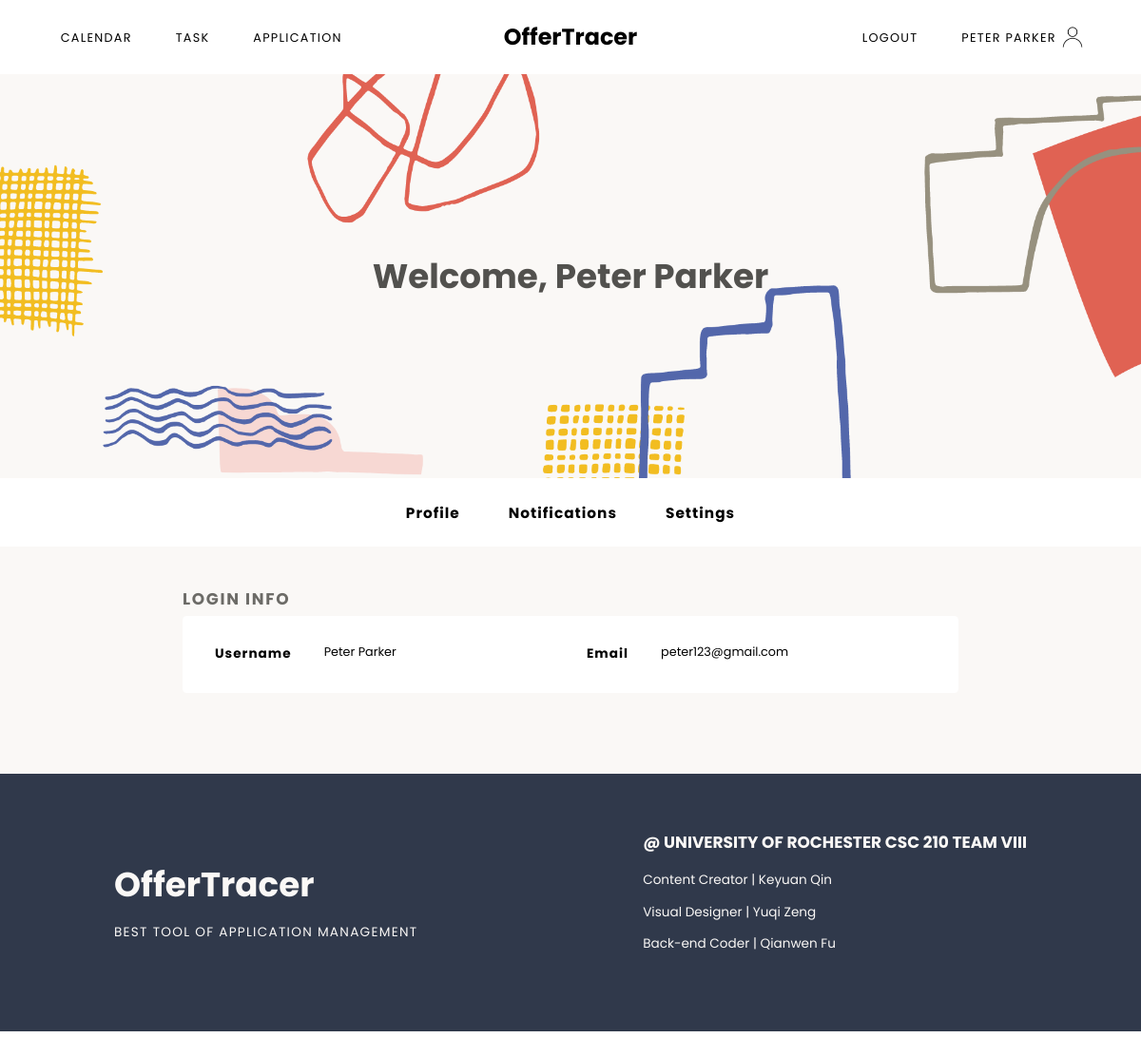
The page /dashboard (signed in) on the database as committed earlier.
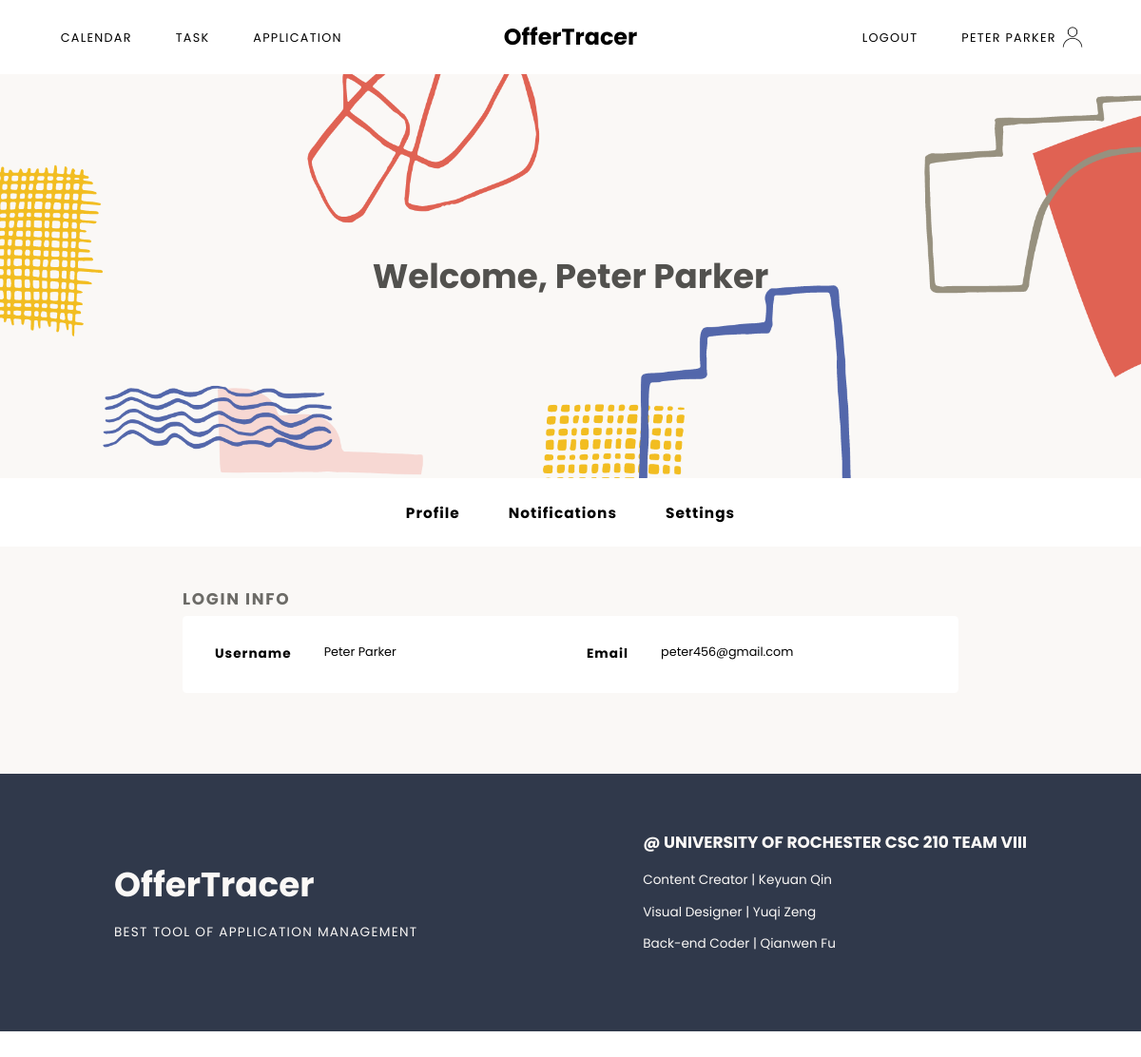
The same page on the database as committed later.
### models.py (models this page shows, shortened)
class User(UserMixin, db.Model):
	id = db.Column(db.Integer, primary_key=True)
	email = db.Column(db.String(100), unique=True, nullable=False)
	password = db.Column(db.String(100), nullable=False)
	name = db.Column(db.String(100), nullable=False)
	jobs = db.relationship('Job', backref='author', lazy=True)
	tasks = db.relationship('Task', backref='author', lazy=True)
	assessments = db.relationship('Assessment', backref='author', lazy=True)

### main.py (the view)
@main.route('/dashboard')
@login_required
def dashboard():
	return render_template('dashboard.html', name=current_user.name)

### app.py (called while the page is built)
@login_manager.user_loader
def load_user(user_id):
	return User.query.get(int(user_id))

### templates/dashboard.html (shortened to what this page needs)
{% extends "dashboardBase.html" %}
{% block dashboard %}
	<div class="dashContent">
		<h2>Login Info</h2>
		<div class="profileContent">
			<div class="profileItem">
				<h3>Username</h3>
				<p>{{current_user.name}}</p>
			</div>
			<div class="profileItem">
				<h3>Email</h3>
				<p>{{current_user.email}}</p>
			</div>
		</div>
	</div>
{% endblock %}

### templates/dashboardBase.html
{% extends "baseLogged.html" %}
{% block content %}
<div class="dashContainer">
<div class="dashHeader sectionContainer">
	<div class="content">
		<h1>Welcome, {{ name }}</h1>
	</div>
</div>
<nav class="dashMenu">
	<a href="{{url_for('main.dashboard')}}">Profile</a>
	<a href="{{url_for('main.preference')}}">Notifications</a>
	<a href="{{url_for('main.account')}}">Settings</a>
</nav>
<div class="dashContentContainer">
	{% block dashboard %}
	{% endblock %}
</div>
</div>
{% endblock %}

### templates/baseLogged.html (shortened to what this page needs)
<!DOCTYPE html>
<html lang="en">
<head>
	<link rel="stylesheet" type="text/css" href="{{ url_for('static', filename='css/nav.css') }}">
	<link rel="stylesheet" type="text/css" href="{{ url_for('static', filename='css/styles.css') }}">
	<link rel="stylesheet" type="text/css" href="{{ url_for('static', filename='css/dashboard.css') }}">
	<link rel="stylesheet" type="text/css" href="{{ url_for('static', filename='css/calendar.css') }}">
  	<link rel="stylesheet" type="text/css" href="{{ url_for('static', filename='css/task.css') }}">
  	<link rel="stylesheet" type="text/css" href="{{ url_for('static', filename='css/app.css') }}">
  	<link rel="stylesheet" type="text/css" href="{{ url_for('static', filename='css/update.css') }}">
</head>
<body>
	{% if current_user.is_authenticated %}
	<nav class="main-menu auth">
		<div class="m1">
			<a href="{{url_for('main.calendar')}}">Calendar</a>
			<a href="{{url_for('main.task')}}">Task</a>
			<a href="{{url_for('main.job')}}">Application</a>
		</div>
		<div class="title">
			<a href="{{url_for('main.index')}}">OfferTracer</a>
		</div>
		<div class="m2">
			<a href="{{url_for('auth.logout')}}">Logout</a>
			<a href="{{url_for('main.dashboard')}}" class="accName">{{ name }}</a>
		</div>
	</nav>
	{% block content %}
	{% endblock %}
	<footer class="sectionContainer">
			<div class="content footerContent containAlignCenter">
				<div class="webName">
					<h3>OfferTracer</h3>
					<p>Best Tool of Application Management</p>
				</div>
				<div class="developer">
					<h3>@ University of Rochester CSC 210 TEAM VIII</h3>
					<p>Content Creator | Keyuan Qin</p>
					<p>Visual Designer | Yuqi Zeng</p>
					<p>Back-end Coder | Qianwen Fu</p>
				</div>
			</div>
	</footer>
	{% endif %}
</body>
</html>

Rows that differ between the two databases and show on the page:
changed User "Peter Parker": email "peter123@gmail.com" → "peter456@gmail.com"
